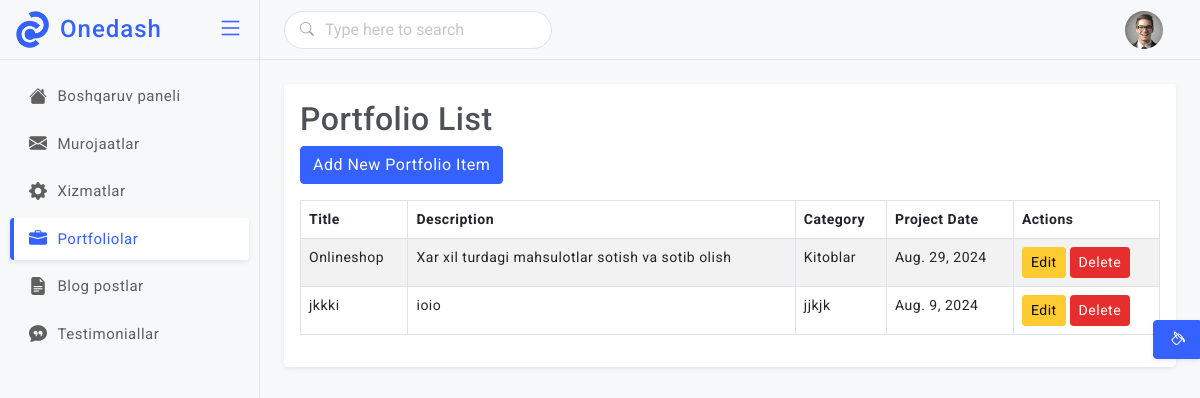
The page /dashboard/portfolio_list/ on the database its author committed.
### landing/models.py (models this page shows, shortened)
class Portfolio(models.Model):
    title = models.CharField(max_length=100)
    description = models.TextField()
    image = models.ImageField(upload_to='portfolio/')
    category = models.CharField(max_length=50)
    project_date = models.DateField()
    client = models.CharField(max_length=100, null=True, blank=True)

### dashboard/views.py (the view)
# urls.py: path('portfolio_list/', portfolio_list, name="portfolio_list"),
def portfolio_list(request):
    portfolios = Portfolio.objects.all()
    return render(request, 'dashboard/portfolio/list.html', {'portfolios': portfolios})

### templates/dashboard/portfolio/list.html
{% extends 'dashboard/base.html' %}
{% block content %}
<div class="page-content">
    <div class="card">
        <div class="card-body">
            <h2>Portfolio List</h2>
            <a href="{% url 'portfolio_create' %}" class="btn btn-primary mb-3">Add New Portfolio Item</a>
            <div class="table-responsive">
                <table class="table table-striped table-bordered">
                    <thead>
                        <tr>
                            <th>Title</th>
                            <th>Description</th>
                            <th>Category</th>
                            <th>Project Date</th>
                            <th>Actions</th>
                        </tr>
                    </thead>
                    <tbody>
                        {% for portfolio in portfolios %}
                        <tr>
                            <td>{{ portfolio.title }}</td>
                            <td>{{ portfolio.description|truncatewords:20 }}</td>
                            <td>{{ portfolio.category }}</td>
                            <td>{{ portfolio.project_date }}</td>
                            <td>
                                <a href="{% url 'portfolio_update' portfolio.id %}" class="btn btn-sm btn-warning">Edit</a>
                                <a href="{% url 'portfolio_delete' portfolio.id %}" class="btn btn-sm btn-danger">Delete</a>
                            </td>
                        </tr>
                        {% empty %}
                        <tr>
                            <td colspan="5">No portfolio items available.</td>
                        </tr>
                        {% endfor %}
                    </tbody>
                </table>
            </div>
        </div>
    </div>
</div>
{% endblock %}

### static/dashboard/css/style.css (style rules this page uses)
body { font-size: 14px; color: #4c5258; letter-spacing: .5px; font-family: Roboto, sans-serif; background-color: #f7f8fa; overflow-x: hidden; }
a { text-decoration: none; }
::placeholder { opacity: 0.4 !important; }
.page-content { margin-left: 260px; margin-top: 60px; padding: 1.5rem; transition: all .2s; }
.table-responsive { white-space: nowrap; }

### rows shown on the page
Portfolio: title "Onlineshop", description "Xar xil turdagi mahsulotlar sotish va sotib olish", category "Kitoblar", project_date "Aug. 29, 2024"
Portfolio: title "jkkki", description "ioio", category "jjkjk", project_date "Aug. 9, 2024"
